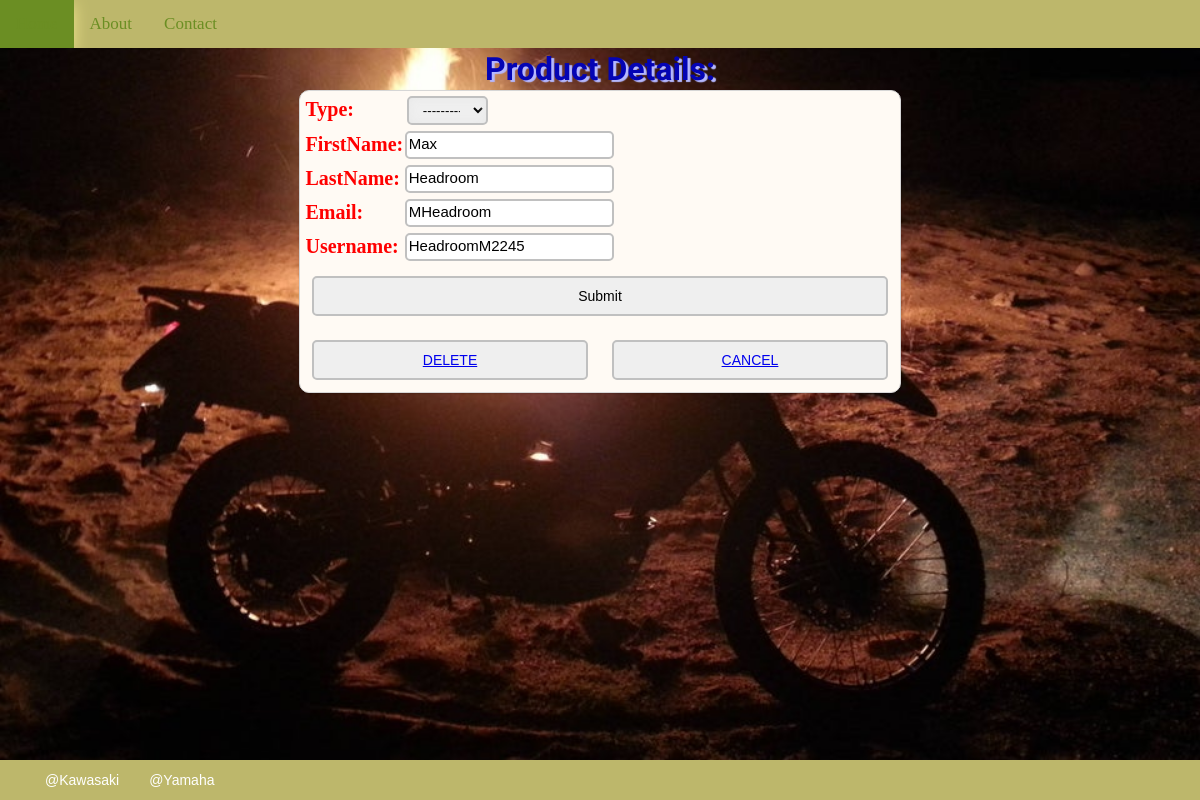
Page /3/details/ on the earlier database version.
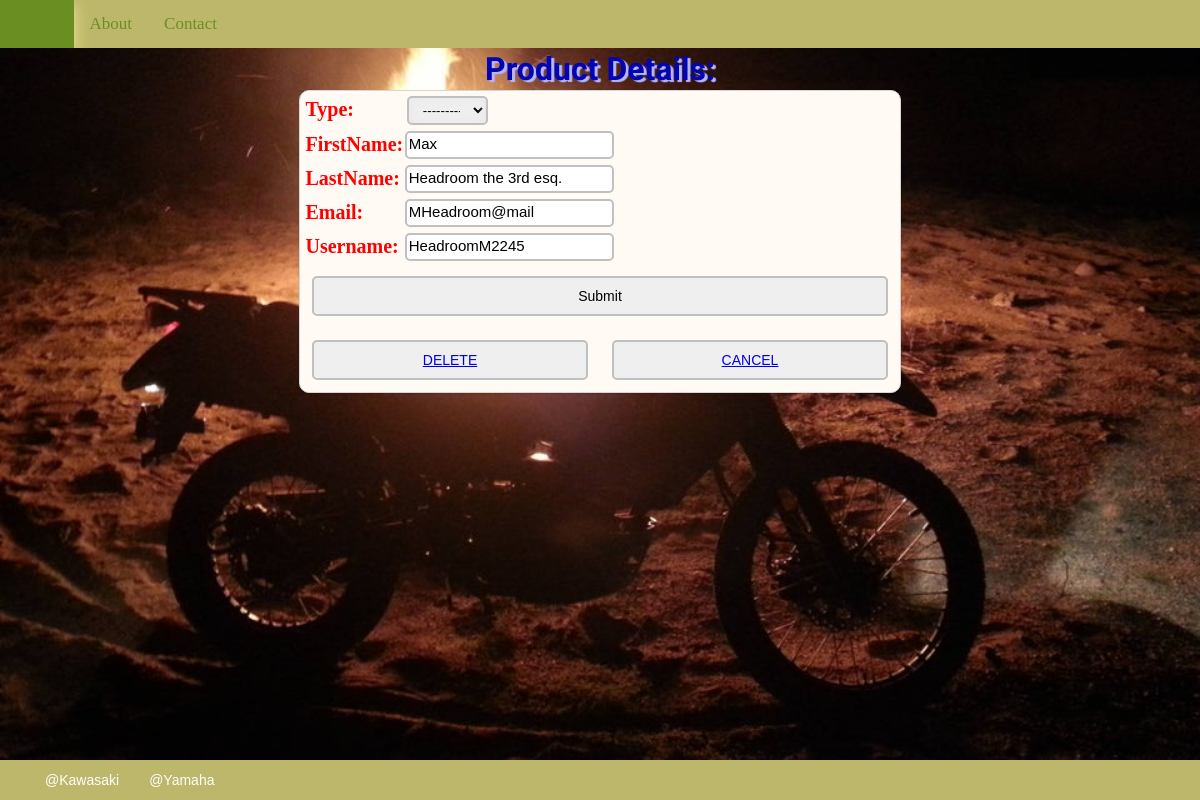
Same page on the later database version.
### profiles/models.py (models this page shows, shortened)
class Profiles(models.Model):
    Type = models.CharField(max_length=60, null=False, blank=True, choices=TYPE_PREFIX)
    FirstName = models.CharField(max_length=60, default="", blank=True, null=False)
    LastName = models.CharField(max_length=60, default="", blank=True, null=False)
    Email = models.CharField(max_length=120, default="", blank=True, null=False)
    Username = models.CharField(max_length=100, default="", blank=True, null=False)
    objects = models.Manager()

### profiles/views.py (the view)
# urls.py: path('<int:pk>/details/', views.details, name="details"),
def details(request, pk):
    pk = int(pk)
    item = get_object_or_404(Profiles, pk=pk)
    form = ProfileForm(data=request.POST or None, instance=item)
    if request.method == 'POST':
        if form.is_valid():
            form2 = form.save(commit=False)
            form2.save()
            return redirect('admin_contacts')
        else:
            print(form.errors)
    else:
        return render(request, 'profiles/present_profiles.html', {'form': form})

### profiles/forms.py
class ProfileForm(ModelForm):
    class Meta:
        model = Profiles
        fields = '__all__'

### profiles/templates/profiles/present_profiles.html (shortened to what this page needs)
{% extends "base.html" %}
{% block header%}Product Details:{% endblock %}
{% block content %}
<div class="admin_panel">
    <form name="ProfileForm" method="POST" action="../details/">
        <table>
            {{ form.as_table }}
        </table>
        <div class="frmBtn_container">
            <input type="Submit">
            <div class="frmBtn_container">
                <button class="btn"><a href="../{{ form.pk }}delete/">DELETE</a></button>
                <button class="btn"><a href="{% url 'admin_contacts' %}">CANCEL</a></button>
            </div>
        </div>
    </form>
</div>
{% endblock %}

### templates/base.html (shortened to what this page needs)
{% load static %}
<!DOCTYPE html>
<html lang="en" class="bg_img">
	<head>
        <link rel="stylesheet" type="text/css" href="{% static 'css/myLayout.css'%}">
    </head>
    <body>
        <div class="page_container">
            {% include "navbar.html" %}
            <header class="header-title">
                <h1>{% block header %}{% endblock %}</h1>
		    </header>
            {% block content %}{% endblock %}
        </div>
    {% include "footer.html" %}
    </body>
</html>

### templates/navbar.html
<ul class="topnav">
    <li><a href="{% url 'home' %}">Home</a></li>
    <li><a href="#">About</a></li>
    <li><a href="{% url 'admin_contacts' %}">Contact</a></li>
</ul>

### templates/footer.html
<section id="block-footer">
    <p id="footer-right"><a href="#"></a>@Kawasaki<a href="#"></a>@Yamaha</p>
    <p id="footer-left"></p>
</section>

### resources/css/myLayout.css (style rules this page uses)
* { margin: 0; }
html { background-color: lightblue; }
body { position: relative; overflow: hidden; }
html, body { height: 100%; margin: 0; padding: 0; }
p { padding: 2px 16px; font-size: 15px; font-family: 'Lato', Georgia, sans-serif; color: #666666; }
h1 { color: #0404B4; font-family: 'Lobster'; text-shadow: 3px 2px 1px rgba(181, 184, 255, 1); margin:0 auto; }
ul.topnav { list-style-type: none; margin: 0; padding: 0; overflow: hidden; background-color: darkkhaki; }
ul.topnav li { float: left; }
ul.topnav li a { display: inline-block; color: olivedrab; text-align: center; padding: 14px 16px; text-decoration: none; transition: 0.3s; font-size: 17px; -webkit-transition-duration: 0.4s; transition-duration: 0.4s; cursor: pointer; }
.header-title { padding: 2px 16px; text-align: center; }
.admin_panel { margin: 0 auto; width: 50%; height: 80%; background-color: #fffaf4; border: 1px solid #d6d6d6; box-shadow: 0 1px 2px rgba(0,0,0,0.15); transition: all 0.3s ease-in-out; border-radius: 10px; transition: 0.3s; }
.frmBtn_container { display: flex; flex-wrap: wrap; align-items: center; width: 100%; }
.btn { flex-grow: 2; justify-content: center; text-align: center; display: inline-block; width: 150px; margin: 2% 2% 2% 2%; color: black; padding: 10px 0px; text-decoration: none; font-size: 14px; -webkit-transition-duration: 0.4s; transition-duration: 0.4s; cursor: pointer; border: 2px solid silver; border-radius: 5px; }
input[type="submit"] { flex-grow: 1; width: 10%; justify-content: center; text-align: center; display: inline-block; margin: 2% 2% 2% 2%; color: black; padding: 9px 0px 9px 0px; text-decoration: none; font-size: 14px; -webkit-transition-duration: 0.4s; transition-duration: 0.4s; cursor: pointer; border: 2px solid silver; border-radius: 5px; }
select { padding: 4px 10px; width: 40%; display: inline-block; margin: 1% 0% 0 1%; border: 2px solid silver; border-radius: 5px; box-shadow: 0 0 10px #E8E8E8 inset; }
input, textarea { width: 100%; margin: 1% 0 0 0; padding: 1% 0 2% 1%; line-height: 18px; font-size: 15px; border-radius: 5px; border: 2px solid silver; }
label { display: inline-block; width: 95%; text-align: left; margin: 1% 0 0 0; color: Red; line-height: 18px; font-size: 20px; }
#block-footer { clear: both; display: flex; width: 100%; -moz-box-sizing: border-box; margin: 0 auto; background-color: darkkhaki; position: absolute; bottom: 0; height: 40px; }
#block-footer a, #block-footer p { flex: 1; color: white; padding: 15px 15px; font-size: 14px; line-height: 10px; font-family:'PT Sans', Arial, Helvetica, sans-serif; }
#footer-left { width: 40%; text-align: right; }
#block-footer { float:left; clear:both; width:100%; }
#block-footer a { color: white; text-shadow: 0 -1px 0 rgba(0, 0, 0, 0.25); text-decoration: none; outline: medium none; }
.bg_img { background-color: darkkhaki; background-image: url('/static/images/fireklr.png'); background-size: cover; background-attachment:fixed; background-position: center; position: relative; -webkit-background-size: cover; -moz-background-size: cover; -o-background-size: cover; background-size: cover; }

Differences in the rows shown:
changed Profiles "Max": LastName "Headroom" → "Headroom the 3rd esq."; Email "MHeadroom" → "MHeadroom@mail"
